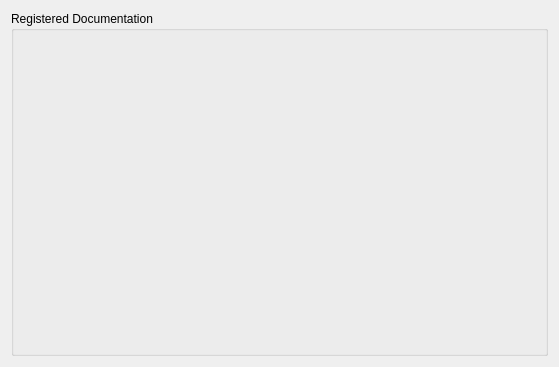
<?xml version="1.0" encoding="UTF-8"?>
<ui version="4.0">
 <class>HelpPluginConfig</class>
 <widget class="QWidget" name="HelpPluginConfig">
  <property name="geometry">
   <rect>
    <x>0</x>
    <y>0</y>
    <width>559</width>
    <height>367</height>
   </rect>
  </property>
  <property name="windowTitle">
   <string>Form</string>
  </property>
  <layout class="QVBoxLayout" name="verticalLayout_2">
   <item>
    <widget class="QGroupBox" name="groupBox">
     <property name="title">
      <string>Registered Documentation</string>
     </property>
     <layout class="QVBoxLayout" name="verticalLayout">
      <item>
       <widget class="QWidget" name="widgetFilesHolder" native="true"/>
      </item>
     </layout>
    </widget>
   </item>
  </layout>
 </widget>
 <resources/>
 <connections/>
</ui>
